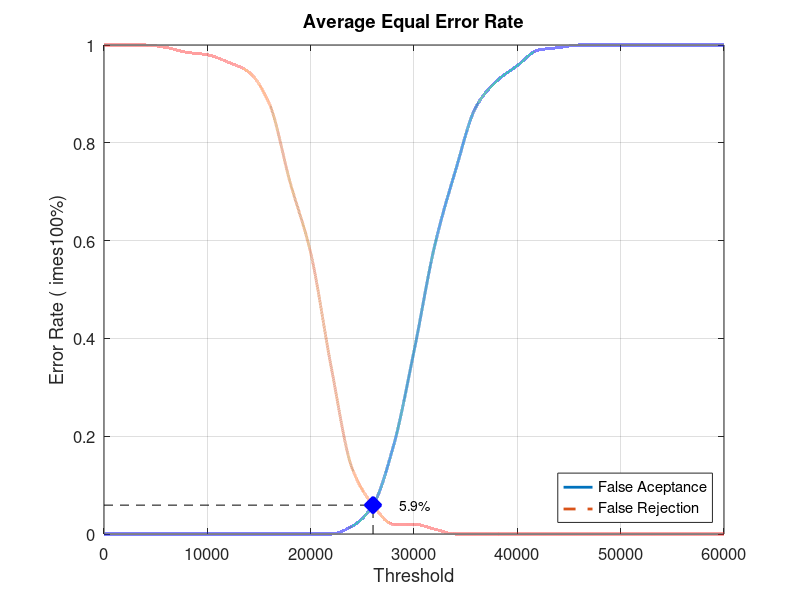
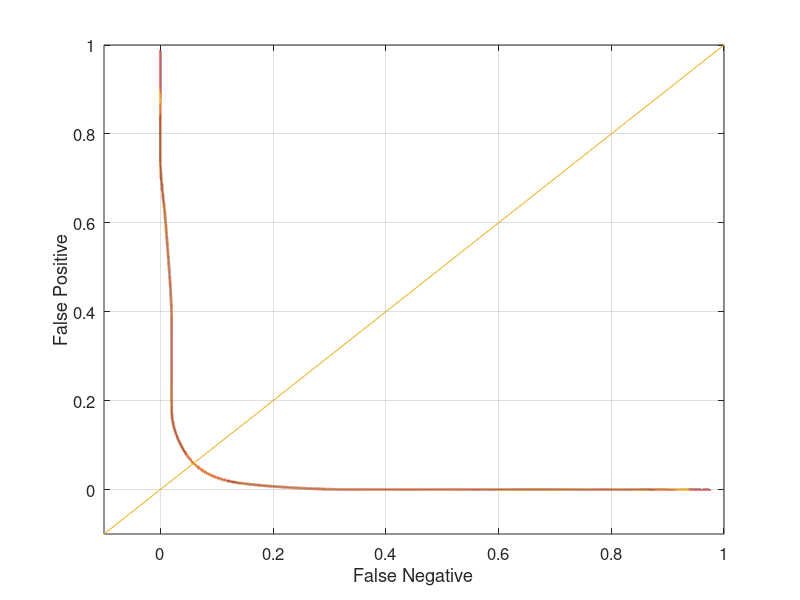

These charts were generated, in order, by the following MATLAB code:
close all;
clear;
clc;
x = 0:2000:60000;
xq = 0:0.5:60000;

y0 = [0 0 0 0 0 0 0 0 0 0 0 0 0.0157895 0.0578947 0.178947 0.373684 0.589474 0.742105 0.873684 0.926316 0.957895 0.989474 0.994737 1 1 1 1 1 1 1 1]
yy0 = interp1(x, y0, xq, 'pchip');
y1 = [1 1 1 0.995 0.985 0.98 0.965 0.945 0.88 0.72 0.575 0.34 0.135 0.06 0.02 0.02 0.01 0 0 0 0 0 0 0 0 0 0 0 0 0 0]
yy1 = interp1(x, y1, xq, 'pchip');

% Calculating EER: 
y2 = abs(y0 - y1);
find(y2 == min(y2))
yy2 = abs(yy0 - yy1);
xEER = find(yy2 == min(yy2));
xEERIndex = xq(xEER) % X-axis EER
yEER = yy0(xEER) % Y-axis EER

main = figure
plot(xq, yy0,'-','LineWidth', 2);	hold on
plot(xq, yy1,'--','LineWidth', 2);	hold on
plot([xEERIndex xEERIndex], [0 yEER], 'k--');	hold on
plot([0 xEERIndex], [yEER yEER], 'k--');	hold on
plot(xEERIndex, yEER, 'bx', 'LineWidth', 10);	hold on
text(xEERIndex + 10 * xEERIndex / 100, yEER, [num2str(round((10000 * yEER)) / 100) '%'])
legend('False Aceptance', 'False Rejection', 'Location', 'SouthEast')
xlabel('Threshold')
ylabel('Error Rate (	imes100%)')
title('Average Equal Error Rate')
set(gca, 'FontSize', 12)
axis([0 60000 0 1])
grid on

print(main, 'Database1_4Main', '-dpng');
FNRxFPR = figure('Color', [1 1 1]);
plot(yy1, yy0, '-', yy1, yy0, 'LineWidth', 2);
hold on
y = -0.1:0.1:1
plot(y, y); 
set(gca, 'FontSize', 12)
xlabel('False Negative')
ylabel('False Positive')
axis([-0.1 1 -0.1 1])
set(gca, 'FontSize', 12)
grid on

print(FNRxFPR, 'Database1_4FNRxFPR','-dpng');
